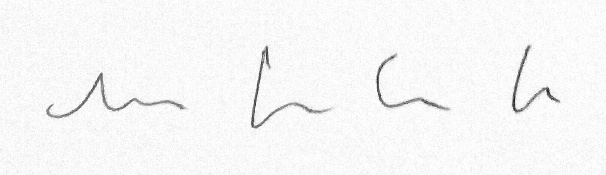
#> input picture contorno/roi_4.jpg, 606 x 175 px
$ python contorno.py   (older library calls are emulated)
#> lines starting #> are read from the running program, lines starting #| are printed output that depends on the picture; after the words box and inside, x2 and y2 are one past the last pixel; in counts of white or black regions, pixels touching at a corner belong together
import os
import cv2
import numpy as np
import mahotas
from scipy.spatial import distance as dist


blurI = 5

def save(img):
    cv2.imshow('path', img)
    cv2.waitKey(0)

def extrai():
    color = cv2.imread('roi_4.jpg', 1)
#> color is the input picture: shape (175, 606, 3); min 23, max 255, mean 246.8
    imgGray = cv2.cvtColor(color, cv2.COLOR_BGR2GRAY)


    arredaContorno(color, imgGray)

def dilatation(src, ratio=0.4):
    dilatation_size = int(12 * ratio)
    #dilatation_type = cv2.MORPH_RECT
    #dilatation_type = cv2.MORPH_CROSS
    dilatation_type = cv2.MORPH_ELLIPSE
    element = cv2.getStructuringElement(dilatation_type,
        (2*dilatation_size + 1, 2*dilatation_size+1), (dilatation_size, dilatation_size))
    dilatation_dst = cv2.dilate(src, element)
    #show("dilatado", dilatation_dst)
    return dilatation_dst


def arredaContorno(color, img):
    shape = color.shape
#> shape = (175, 606, 3)
    retval, img = cv2.threshold(img, 2, 255, type = cv2.THRESH_BINARY_INV | cv2.THRESH_OTSU)
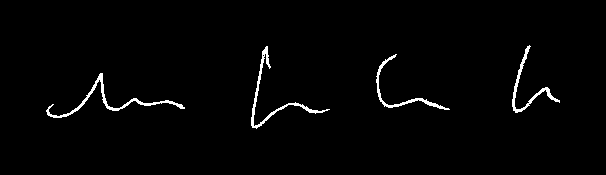
#> img: shape (175, 606); 1.7% white in thin lines or dots, all inside (x1, y1, x2, y2) = (46, 45, 560, 129)
#> retval = 190
    img = dilatation(img, 0.2)
#> in dilatation, `dilatation_dst = cv2.dilate(src, element)`:
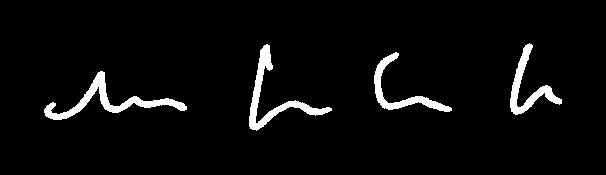
#> dilatation_dst: shape (175, 606); 4.2% white; 4 white regions
    save(img)
    im2, contours, hierarchy = cv2.findContours(img, cv2.RETR_TREE, cv2.CHAIN_APPROX_SIMPLE)
#> contours = 4 contours; box (x1, y1, x2, y2) and area: (44, 71, 187, 120) 1201, (249, 44, 332, 131) 1080, (510, 43, 562, 115) 828, (374, 52, 452, 112) 776

    print('Antes ' + str(len(contours)))
#| Antes 4
    contours = removeContornosPqnos(contours)
#> the loop in removeContornosPqnos, `for i,c in enumerate(cnts):` made 4 passes
#> after the loop in removeContornosPqnos, `for i,c in enumerate(cnts):`: retorno has the same summary as contours in arredaContorno; totalRemovidos = 4
#| Total removidos: 0
    print('DEpos ' + str(len(contours)))
#| DEpos 4

    novaMat = np.zeros(shape, dtype = "uint8")
    novaMat = cv2.drawContours(color, contours, -1, 255, 3)
    save(novaMat)

    doArreda(contours, img)

    print(len(contours))

def doArreda(contours, img):
    if (len(contours) == 1):
        return contours
    else:
        novaMat = np.zeros(img.shape, dtype = "uint8")

        for i, c in enumerate(contours):
            if (i == 1):
                c = c - [10,0]
            cv2.drawContours(novaMat, [c], -1, 255, -1)
#> this loop made 4 passes
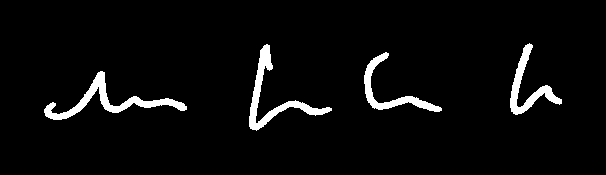
#> novaMat: shape (175, 606); 4.2% white; 4 white regions

        save(novaMat)

        im2, contours, hierarchy = cv2.findContours(novaMat, cv2.RETR_TREE, cv2.CHAIN_APPROX_SIMPLE)
#> contours = 4 contours; box (x1, y1, x2, y2) and area: (44, 71, 187, 120) 1201, (249, 44, 332, 131) 1080, (510, 43, 562, 115) 828, (364, 52, 442, 112) 776
        doArreda(contours, img)
#> the loop in doArreda (call 2), `for i, c in enumerate(contours):` made 4 passes
#> after the loop in doArreda (call 2), `for i, c in enumerate(contours):`:
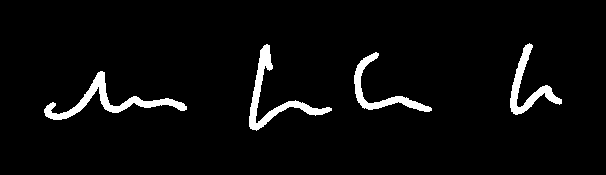
#> novaMat: shape (175, 606); 4.2% white; 4 white regions
#> in doArreda (call 2), `im2, contours, hierarchy = cv2.findContours(novaMat, cv2.RETR_TREE, cv..`: contours = 4 contours; box (x1, y1, x2, y2) and area: (44, 71, 187, 120) 1201, (249, 44, 332, 131) 1080, (510, 43, 562, 115) 828, (354, 52, 432, 112) 776
#> the loop in doArreda (call 3), `for i, c in enumerate(contours):` made 4 passes
#> after the loop in doArreda (call 3), `for i, c in enumerate(contours):`:
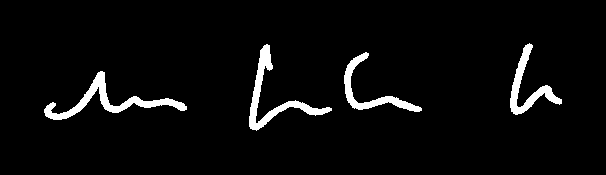
#> novaMat: shape (175, 606); 4.2% white; 4 white regions
#> in doArreda (call 3), `im2, contours, hierarchy = cv2.findContours(novaMat, cv2.RETR_TREE, cv..`: contours = 4 contours; box (x1, y1, x2, y2) and area: (44, 71, 187, 120) 1201, (249, 44, 332, 131) 1080, (510, 43, 562, 115) 828, (344, 52, 422, 112) 776
#> the loop in doArreda (call 4), `for i, c in enumerate(contours):` made 4 passes
#> after the loop in doArreda (call 4), `for i, c in enumerate(contours):`:
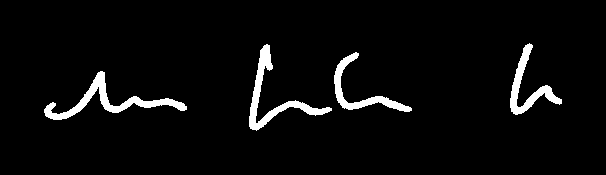
#> novaMat: shape (175, 606); 4.2% white; 4 white regions
#> in doArreda (call 4), `im2, contours, hierarchy = cv2.findContours(novaMat, cv2.RETR_TREE, cv..`: contours = 4 contours; box (x1, y1, x2, y2) and area: (44, 71, 187, 120) 1201, (249, 44, 332, 131) 1080, (510, 43, 562, 115) 828, (334, 52, 412, 112) 776
#> the loop in doArreda (call 5), `for i, c in enumerate(contours):` made 4 passes
#> after the loop in doArreda (call 5), `for i, c in enumerate(contours):`:
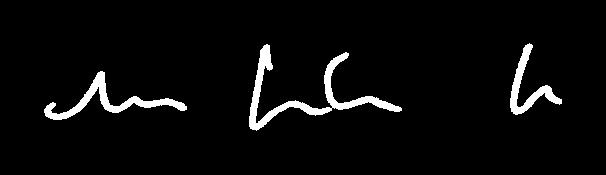
#> novaMat: shape (175, 606); 4.2% white; 3 white regions, box (x1, y1, x2, y2) and area: (249, 44, 402, 131) 2155, (44, 71, 187, 120) 1386, (510, 43, 562, 115) 951


def removeContornosPqnos(cnts):
    retorno = []
    totalRemovidos = 0
    for i,c in enumerate(cnts):
        if cv2.contourArea(c) > 100:
            retorno.append(c)
            totalRemovidos+=1

    print('Total removidos: ' + str(len(cnts) - totalRemovidos))
    return retorno


if __name__ == '__main__':
    extrai()

$ run again, with contorno/roi_0.jpg copied over contorno/roi_4.jpg
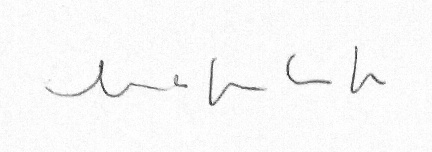
#> input picture contorno/roi_0.jpg, 432 x 152 px
#> in extrai, color is the input picture: shape (152, 432, 3); min 39, max 255, mean 248.3
#> in arredaContorno, `retval, img = cv2.threshold(img, 2, 255, type = cv2.THRESH_BINARY_INV ..`:
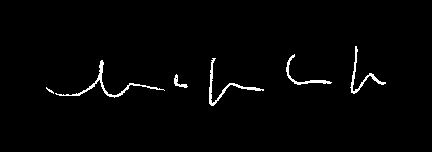
#> img: shape (152, 432); 1.7% white in thin lines or dots, all inside (x1, y1, x2, y2) = (46, 46, 386, 106)
#> retval = 192
#> dilatation_dst: shape (152, 432); 4.7% white; 5 white regions
#> in arredaContorno, `im2, contours, hierarchy = cv2.findContours(img, cv2.RETR_TREE, cv2.CH..`: contours = 5 contours; box (x1, y1, x2, y2) and area: (44, 58, 167, 100) 872, (207, 56, 266, 108) 644, (348, 44, 388, 96) 534, (284, 52, 334, 87) 416, (172, 72, 190, 90) 148
#| Antes 5
#> the loop in removeContornosPqnos, `for i,c in enumerate(cnts):` made 5 passes
#> after the loop in removeContornosPqnos, `for i,c in enumerate(cnts):`: retorno has the same summary as contours in arredaContorno; totalRemovidos = 5
#| Total removidos: 0
#| DEpos 5
#> the loop in doArreda, `for i, c in enumerate(contours):` made 5 passes
#> in doArreda, `im2, contours, hierarchy = cv2.findContours(novaMat, cv2.RETR_TREE, cv..`: contours = 5 contours; box (x1, y1, x2, y2) and area: (34, 58, 157, 100) 872, (207, 56, 266, 108) 644, (348, 44, 388, 96) 534, (284, 52, 334, 87) 416, (172, 72, 190, 90) 148
#> the loop in doArreda (call 2), `for i, c in enumerate(contours):` made 5 passes
#> in doArreda (call 2), `im2, contours, hierarchy = cv2.findContours(novaMat, cv2.RETR_TREE, cv..`: contours = 5 contours; box (x1, y1, x2, y2) and area: (24, 58, 147, 100) 872, (207, 56, 266, 108) 644, (348, 44, 388, 96) 534, (284, 52, 334, 87) 416, (172, 72, 190, 90) 148
#> in doArreda (call 3), `im2, contours, hierarchy = cv2.findContours(novaMat, cv2.RETR_TREE, cv..`: contours = 5 contours; box (x1, y1, x2, y2) and area: (14, 58, 137, 100) 872, (207, 56, 266, 108) 644, (348, 44, 388, 96) 534, (284, 52, 334, 87) 416, (172, 72, 190, 90) 148
#> in doArreda (call 4), `im2, contours, hierarchy = cv2.findContours(novaMat, cv2.RETR_TREE, cv..`: contours = 5 contours; box (x1, y1, x2, y2) and area: (4, 58, 127, 100) 872, (207, 56, 266, 108) 644, (348, 44, 388, 96) 534, (284, 52, 334, 87) 416, (172, 72, 190, 90) 148
#> the loop in doArreda (call 5), `for i, c in enumerate(contours):` made 5 passes
#> after the loop in doArreda (call 5), `for i, c in enumerate(contours):`:
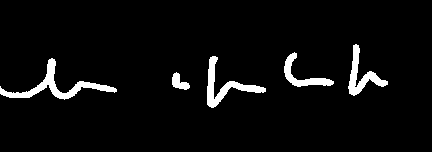
#> novaMat: shape (152, 432); 4.6% white; 5 white regions, box (x1, y1, x2, y2) and area: (0, 58, 117, 100) 991, (207, 56, 266, 108) 753, (348, 44, 388, 96) 624, (284, 52, 334, 87) 489, (172, 72, 190, 90) 177
